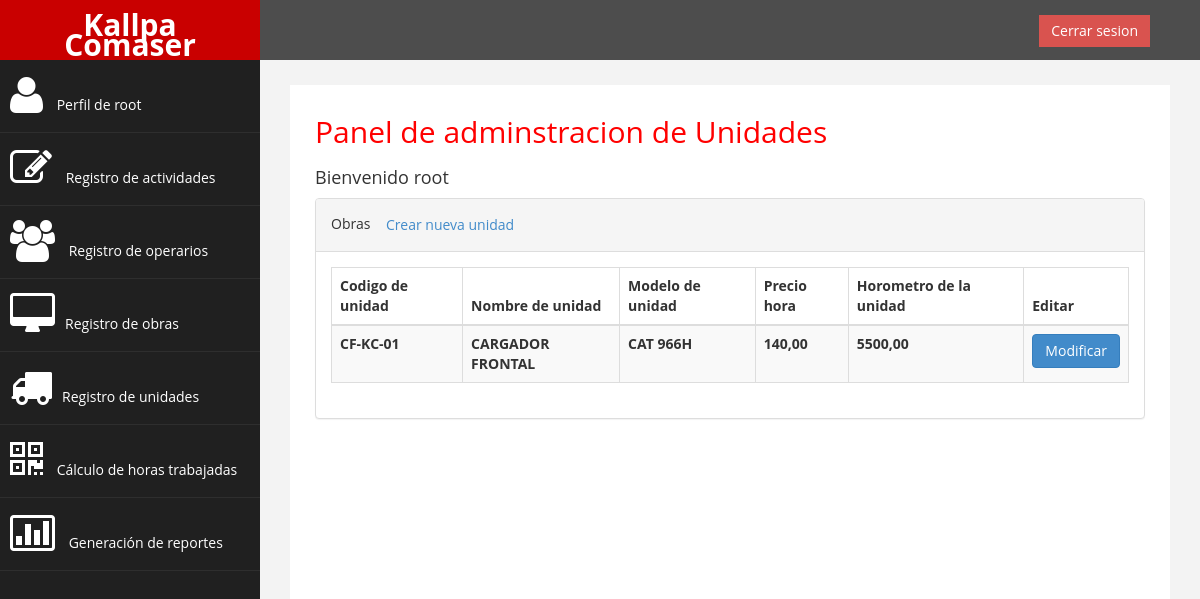
Screenshot of /listar_unidades/ (signed in) with the database file from the repository.
### sistemaLogeo/models.py (models this page shows, shortened)
class UNIDAD(models.Model):
    CodUni = models.CharField(max_length=60, primary_key=True)
    NomUni = models.CharField(max_length=60)
    ModUni = models.CharField(max_length=60)
    PreHor = models.DecimalField(max_digits=10, decimal_places=2)
    HorUni = models.DecimalField(max_digits=10, decimal_places=2)

### sistemaLogeo/views.py (the view)
# urls.py: path('listar_unidades/', listar_unidades, name='listar_unidades'),
@login_required
@user_passes_test(permisoElevados, login_url='/')
def listar_unidades(request):
    unidades = UNIDAD.objects.all()
    return render(request, 'unidades/listar_unidades.html', {'unidades': unidades})

### sistemaLogeo/views.py (called while the page is built)
def permisoElevados(user):
    return user.is_staff or user.is_superuser

### sistemaLogeo/templates/unidades/listar_unidades.html (shortened to what this page needs)
{% extends "base.html" %}
{% block content %}
<div class="col-md-12">
    <h2>Panel de adminstracion de Unidades</h2>
    <h4>Bienvenido {{ user.username }} </h4>
</div>
<div class="col-md-12 col-sm-12 col-xs-12">
    <div class="panel panel-default">
        <div class="panel-heading">
            Obras
            <a href="{% url 'crear_unidad'%}" class="btn square-btn-adjust">Crear nueva unidad</a>
        </div>
        <div class="panel-body">
            <div class="table-responsive">
                <table class="table table-striped table-bordered table-hover">
                    <thead>
                        <tr>
                            <th>Codigo de unidad</th>
                            <th>Nombre de unidad</th>
                            <th>Modelo de unidad</th>
                            <th>Precio hora</th>
                            <th>Horometro de la unidad</th>
                            <th>Editar</th>
                        </tr>
                    </thead>
                    <tbody>
                        {% for unidad in unidades %}
                        <tr>
                            <th>{{ unidad.CodUni }}</th>
                            <th>{{ unidad.NomUni }}</th>
                            <th>{{ unidad.ModUni }}</th>
                            <th>{{ unidad.PreHor }}</th>
                            <th>{{ unidad.HorUni }}</th>
                            <th><a href="{% url 'modificar_unidad' unidad.CodUni %}" class="btn btn-primary">Modificar</a></th>
                        </tr>
                        {% endfor %}
                    </tbody>
                </table>
            </div>
        </div>
    </div>
</div>
{% endblock %}

### sistemaLogeo/templates/base.html (shortened to what this page needs)
{% load static %}
<!DOCTYPE html>
<html lang="es">
<head>
    <link rel="stylesheet" type="text/css" href="{% static 'css/bootstrap.css' %}">
    <link rel="stylesheet" type="text/css" href="{% static 'css/custom.css' %}">
    <link rel="stylesheet" type="text/css" href="{% static 'css/font-awesome.css' %}">
</head>
<body>
    <div id="wrapper">
        <nav class="navbar navbar-default navbar-cls-top " role="navigation" style="margin-bottom: 0">
            <div class="navbar-header">
                <a class="navbar-brand" href="{% url 'index'%}">Kallpa Comaser</a>
            </div>
            <div style="color: white; padding: 15px 50px 5px 50px; float: right; font-size: 16px;">
                {% if user.is_authenticated %}
                <a href="{% url 'logout'%}" class="btn btn-danger square-btn-adjust">Cerrar sesion</a>
                {% else %}
                <a href="{% url 'login'%}" class="btn btn-danger square-btn-adjust">Iniciar sesion</a>
                {% endif %}
            </div>
        </nav>
        <nav class="navbar-default navbar-side" role="navigation">
            <div class="sidebar-collapse">
                <ul class="nav" id="main-menu">
                    {% if user.is_authenticated %}
                    <li>
                        <a href="{% url 'index'%}"><i class="fa fa-user fa-3x"></i> Perfil de {{ user.username }}</a>
                    </li>
                    <li>
                        <a href="{% url 'listar_registros'%}"><i class="fa fa-edit fa-3x"></i> Registro de actividades
                        </a>
                    </li>
                    {% if user.is_superuser or user.is_staff %}
                    <li>
                        <a href="{% url 'listar_usuarios'%}"><i class="fa fa-users fa-3x"></i> Registro de operarios</a>
                    </li>
                    <li>
                        <a href="{% url 'listar_obras'%}"><i class="fa fa-desktop fa-3x"></i>Registro de obras </a>
                    </li>
                    <li>
                        <a href="{% url 'listar_unidades'%}"><i class="fa fa-truck fa-3x"></i>Registro de unidades </a>
                    </li>
                    <li>
                        <a href="{% url 'calculo_horas'%}"><i class="fa fa-qrcode fa-3x"></i> Cálculo de horas
                            trabajadas</a>
                    </li>
                    <li>
                        <a href="{% url 'reportes_detallados' %}"><i class="fa fa-bar-chart-o fa-3x"></i> Generación de
                            reportes</a>
                    </li>
                    {% endif %}
                    {% endif %}
                </ul>
            </div>
        </nav>
        <div id="page-wrapper">
                <div id="page-inner">
                    {% block content %}{% endblock %}
                </div>
            </div>
        </div>
</body>
</html>

### sistemaLogeo/static/css/custom.css (style rules this page uses)
body { font-family: 'Open Sans', sans-serif; }
#wrapper { width: 100%; background: #202020; }
#page-wrapper { padding: 15px 15px; min-height: 600px; background: #F3F3F3; }
#page-inner { width: 100%; margin: 10px 20px 10px 0px; background-color: #fff !important; padding: 10px; min-height: 1200px; }
h2 { color: #f00; }
h4 { padding-top: 10px; }
.square-btn-adjust { border: 0px solid transparent; -webkit-border-radius: 0px; -moz-border-radius: 0px; border-radius: 0px; }
.navbar-cls-top .navbar-brand { color: #fff; background: #C90000; width: 260px; text-align: center; height: 60px; font-size: 30px; font-weight: 700; }
.sidebar-collapse, .sidebar-collapse .nav { background: none; }
.sidebar-collapse .nav { padding: 0; }
.sidebar-collapse .nav>li>a { color: #fff; background: #202020; text-shadow: none; }
.sidebar-collapse>.nav>li>a { padding: 15px 10px; }
.sidebar-collapse>.nav>li { border-bottom: 1px solid rgba(107, 108, 109, 0.19); }
.navbar-side { border: none; background-color: #202020; }
.navbar-cls-top { background: #4D4D4D; border-bottom: none; }
.navbar-default { border: 0px solid black; }
.navbar-header { background: #A70303; }
.nav>li>a>i { margin-right: 10px; }
@media (min-width:768px) { #page-wrapper { margin: 0 0 0 260px; padding: 15px 30px; min-height: 1200px; } }
@media (min-width:768px) { .navbar-side { z-index: 1; position: absolute; width: 260px; } }
@media (min-width:768px) { .navbar { border-radius: 0px; } }

### rows the page displays
UNIDAD: CodUni "CF-KC-01", NomUni "CARGADOR FRONTAL", ModUni "CAT 966H", PreHor "140,00", HorUni "5500,00"

### other values shown
{{ user.username }} "root"
